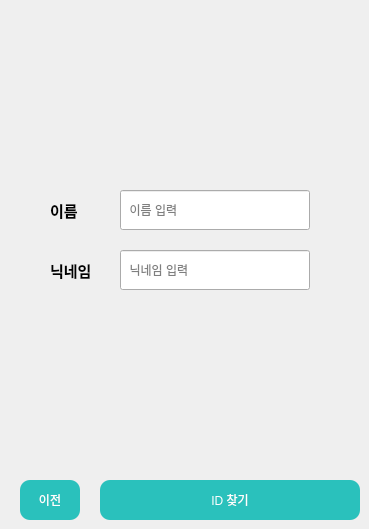
   <widget class="QWidget" name="page_4">
    <widget class="QPushButton" name="Btn_confirmFindID">
     <property name="geometry">
      <rect>
       <x>100</x>
       <y>480</y>
       <width>260</width>
       <height>40</height>
      </rect>
     </property>
     <property name="styleSheet">
      <string notr="true">color: rgb(255, 255, 255);
background-color: rgb(42, 193, 188);
border-radius:10px;
</string>
     </property>
     <property name="text">
      <string>ID 찾기</string>
     </property>
    </widget>
    <widget class="QLineEdit" name="NAME_FindIDEdit">
     <property name="geometry">
      <rect>
       <x>120</x>
       <y>190</y>
       <width>190</width>
       <height>40</height>
      </rect>
     </property>
     <property name="placeholderText">
      <string>  이름 입력</string>
     </property>
    </widget>
    <widget class="QPushButton" name="Btn_FindIDBack">
     <property name="geometry">
      <rect>
       <x>20</x>
       <y>480</y>
       <width>60</width>
       <height>40</height>
      </rect>
     </property>
     <property name="styleSheet">
      <string notr="true">color: rgb(255, 255, 255);
background-color: rgb(42, 193, 188);
border-radius:10px;
</string>
     </property>
     <property name="text">
      <string>이전</string>
     </property>
    </widget>
    <widget class="QLineEdit" name="NICKNAME_FindIDEdit">
     <property name="geometry">
      <rect>
       <x>120</x>
       <y>250</y>
       <width>190</width>
       <height>40</height>
      </rect>
     </property>
     <property name="placeholderText">
      <string>  닉네임 입력</string>
     </property>
    </widget>
    <widget class="QLabel" name="lb_FindID_NAME">
     <property name="geometry">
      <rect>
       <x>50</x>
       <y>190</y>
       <width>70</width>
       <height>40</height>
      </rect>
     </property>
     <property name="font">
      <font>
       <pointsize>11</pointsize>
       <bold>true</bold>
      </font>
     </property>
     <property name="text">
      <string>이름</string>
     </property>
    </widget>
    <widget class="QLabel" name="lb_FindIDLogo">
     <property name="geometry">
      <rect>
       <x>40</x>
       <y>40</y>
       <width>300</width>
       <height>110</height>
      </rect>
     </property>
     <property name="styleSheet">
      <string notr="true">
border-image: url(:/Image/Join.png);</string>
     </property>
     <property name="text">
      <string/>
     </property>
     <property name="alignment">
      <set>Qt::AlignCenter</set>
     </property>
    </widget>
    <widget class="QLabel" name="lb_FindID_NICKNAME">
     <property name="geometry">
      <rect>
       <x>50</x>
       <y>250</y>
       <width>70</width>
       <height>40</height>
      </rect>
     </property>
     <property name="font">
      <font>
       <pointsize>11</pointsize>
       <bold>true</bold>
      </font>
     </property>
     <property name="text">
      <string>닉네임</string>
     </property>
    </widget>
   </widget>
